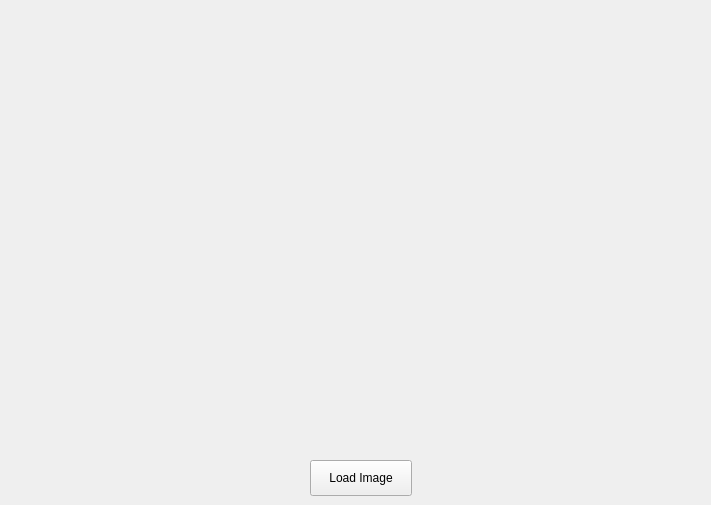
<?xml version="1.0" encoding="UTF-8"?>
<ui version="4.0">
 <class>MainWindow</class>
 <widget class="QMainWindow" name="MainWindow">
  <property name="geometry">
   <rect>
    <x>0</x>
    <y>0</y>
    <width>711</width>
    <height>505</height>
   </rect>
  </property>
  <property name="windowTitle">
   <string>MainWindow</string>
  </property>
  <widget class="QWidget" name="centralwidget">
   <widget class="QPushButton" name="pushButton">
    <property name="geometry">
     <rect>
      <x>310</x>
      <y>460</y>
      <width>102</width>
      <height>36</height>
     </rect>
    </property>
    <property name="text">
     <string>Load Image</string>
    </property>
   </widget>
   <widget class="QLabel" name="label">
    <property name="geometry">
     <rect>
      <x>20</x>
      <y>10</y>
      <width>641</width>
      <height>431</height>
     </rect>
    </property>
    <property name="sizePolicy">
     <sizepolicy hsizetype="Preferred" vsizetype="Preferred">
      <horstretch>0</horstretch>
      <verstretch>0</verstretch>
     </sizepolicy>
    </property>
    <property name="autoFillBackground">
     <bool>false</bool>
    </property>
    <property name="styleSheet">
     <string notr="true"/>
    </property>
    <property name="frameShape">
     <enum>QFrame::NoFrame</enum>
    </property>
    <property name="frameShadow">
     <enum>QFrame::Plain</enum>
    </property>
    <property name="lineWidth">
     <number>2</number>
    </property>
    <property name="text">
     <string/>
    </property>
    <property name="scaledContents">
     <bool>false</bool>
    </property>
    <property name="alignment">
     <set>Qt::AlignLeading|Qt::AlignLeft|Qt::AlignTop</set>
    </property>
   </widget>
  </widget>
 </widget>
 <resources/>
 <connections/>
</ui>
